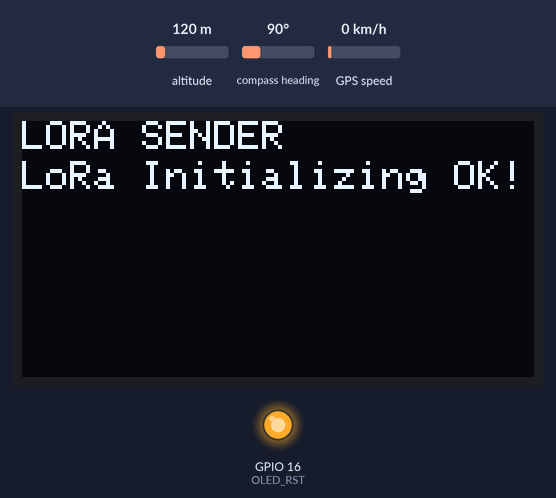
A sketch run on a simulated ESP32. On the bench: 128×64 one-colour display, output pins drawn as LEDs (lit = HIGH). Inputs (shaded band) come from the test bench; at power-on: altitude 120 m, compass heading 90°, GPS speed 0 km/h. The GPS gets a fix after 3 s at 37.7749, -122.4194 with 8 satellites; no radio packets arrive unless stated; what the sketch prints to the serial monitor is not drawn.

Above: at 0.2 s.

The sketch:

DogTrackerTxGPS.ino
```cpp
/*********
  Rui Santos
  Complete project details at https://RandomNerdTutorials.com/ttgo-lora32-sx1276-arduino-ide/
*********/

//Libraries for LoRa
#include <SPI.h>
#include <LoRa.h>

//Libraries for OLED Display
#include <Wire.h>
#include <Adafruit_GFX.h>
#include <Adafruit_SSD1306.h>

//Libraries for GPS
#include <TinyGPS++.h>
#include <SoftwareSerial.h>

//define the pins used by the LoRa transceiver module
#define SCK 5
#define MISO 19
#define MOSI 27
#define SS 18
#define RST 14
#define DIO0 26

//433E6 for Asia
//866E6 for Europe
//915E6 for North America
#define BAND 915E6

//OLED pins
#define OLED_SDA 4
#define OLED_SCL 15
#define OLED_RST 16
#define SCREEN_WIDTH 128 // OLED display width, in pixels
#define SCREEN_HEIGHT 64 // OLED display height, in pixels

//packet counter
int counter = 0;

//GPS variables
float lat = 0.0; //latitude
float lon = 0.0; //longitude
static const int RXPin = 16, TXPin = 17;

Adafruit_SSD1306 display(SCREEN_WIDTH, SCREEN_HEIGHT, &Wire, OLED_RST);

TinyGPSPlus gps;
SoftwareSerial ss(RXPin, TXPin);

void setup() {

  //reset OLED display via software
  pinMode(OLED_RST, OUTPUT);
  digitalWrite(OLED_RST, LOW);
  delay(20);
  digitalWrite(OLED_RST, HIGH);

  //initialize OLED
  Wire.begin(OLED_SDA, OLED_SCL);
  if(!display.begin(SSD1306_SWITCHCAPVCC, 0x3c, false, false)) { // Address 0x3C for 128x32
    Serial.println(F("SSD1306 allocation failed"));
    for(;;); // Don't proceed, loop forever
  }

  display.clearDisplay();
  display.setTextColor(WHITE);
  display.setTextSize(1);
  display.setCursor(0,0);
  display.print("LORA SENDER ");
  display.display();

  //initialize Serial Monitor
  //Serial.begin(115200);
  Serial.begin(9600);

  Serial.println("LoRa Sender Test");

  //SPI LoRa pins
  SPI.begin(SCK, MISO, MOSI, SS);
  //setup LoRa transceiver module
  LoRa.setPins(SS, RST, DIO0);

  if (!LoRa.begin(BAND)) {
    Serial.println("Starting LoRa failed!");
    while (1);
  }
  Serial.println("LoRa Initializing OK!");
  display.setCursor(0,10);
  display.print("LoRa Initializing OK!");
  display.display();

  ss.begin(9600);

  delay(2000);
}

void loop() {

  while (ss.available() > 0){
    gps.encode(ss.read());
    if (gps.location.isUpdated()){
      Serial.print("Latitude= ");
      Serial.print(gps.location.lat(), 6);
      Serial.print(" Longitude= ");
      Serial.println(gps.location.lng(), 6);

      // add counter so it isnt transmitting so much

      LoRa.beginPacket();
      LoRa.print(gps.location.lat(), 6);
      LoRa.print(",");
      LoRa.print(gps.location.lng(), 6);
      LoRa.endPacket();
    }
  }

  //Serial.print("Sending packet: ");
  //Serial.println(counter);

  //Send LoRa packet to receiver
  /*LoRa.beginPacket();
  LoRa.print("Rx # ");
  LoRa.print(counter);
  LoRa.print(", ");
  LoRa.print("lat ");
  LoRa.print(lat);
  LoRa.print(", ");
  LoRa.print("lon ");
  LoRa.print(lon);
  LoRa.endPacket();
  */
 /*
  display.clearDisplay();
  display.setCursor(0,0);
  display.println("LORA SENDER");
  display.setCursor(0,20);
  display.setTextSize(1);
  display.print("LoRa packet sent.");
  display.setCursor(0,30);
  display.print("Counter:");
  display.setCursor(50,30);
  display.print(counter);
  // GPS DISPLAY
  display.setCursor(0,40);
  display.print("lat:");
  display.setCursor(30,40);
  display.print(lat);
  display.setCursor(0,50);
  display.print("lon:");
  display.setCursor(30,50);
  display.print(lon);
  display.display();

  counter++;
  lat++;
  lon++;

  delay(10000);*/
}
```
